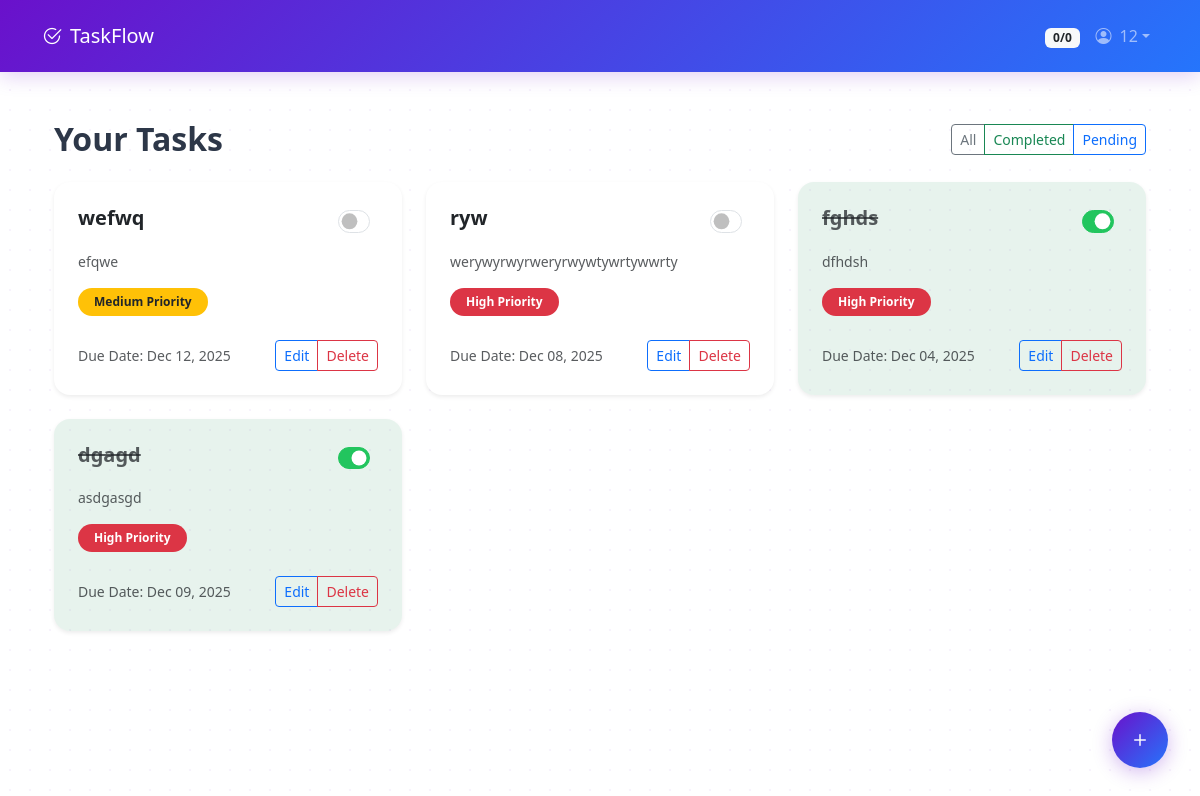
Screenshot of / (signed in) with the database file from the repository.
### tasks/models.py (models this page shows, shortened)
class Task(models.Model):
    PRIORITY_CHOICES = [
        ('low', '⭐ Low'),
        ('medium', '⭐⭐ Medium'),
        ('high', '⭐⭐⭐ High'),
    ]
    user = models.ForeignKey(User, on_delete=models.CASCADE)
    title = models.CharField(max_length=100)
    description = models.TextField(blank=True)
    due_date = models.DateField(null=True, blank=True)
    is_completed = models.BooleanField(default=False)
    priority = models.CharField(max_length=10, choices=PRIORITY_CHOICES, default='medium')
    created_at = models.DateTimeField(auto_now_add=True)

### tasks/views.py (the view)
# urls.py: path('', views.task_list, name='task_list'),
@login_required
def task_list(request):
    tasks = Task.objects.filter(user=request.user)
    filter_type = request.GET.get('filter')
    if filter_type == 'completed':
        tasks = tasks.filter(is_completed=True)
    elif filter_type == 'pending':
        tasks = tasks.filter(is_completed=False)
    tasks = tasks.order_by('is_completed', '-priority', 'due_date')
    return render(request, 'tasks/task_list.html', {'tasks': tasks})

### tasks/templates/tasks/task_list.html (shortened to what this page needs)
{% extends 'base.html' %}
{% block content %}
<div class="container py-4">
    <div class="row mb-4 align-items-center">
        <div class="col-md-6">
            <h2 class="mb-0 fw-bold">Your Tasks</h2>
        </div>
        <div class="col-md-6 text-md-end">
            <div class="btn-group" role="group">
                <a href="?filter=all" class="btn btn-sm btn-outline-secondary">All</a>
                <a href="?filter=completed" class="btn btn-sm btn-outline-success">Completed</a>
                <a href="?filter=pending" class="btn btn-sm btn-outline-primary">Pending</a>
            </div>
        </div>
    </div>
    <div class="row row-cols-1 row-cols-md-2 row-cols-lg-3 g-4">
        {% for task in tasks %}
        <div class="col">
            <div class="card h-100 border-0 shadow-sm rounded-4 overflow-hidden
                        {% if task.is_completed %}bg-success bg-opacity-10 border border-success{% endif %}">
                <div class="card-body p-4">
                    <div class="d-flex justify-content-between align-items-start mb-3">
                        <h5 class="card-title mb-0 fw-semibold {% if task.is_completed %}text-decoration-line-through text-muted{% endif %}">
                            {{ task.title }}
                        </h5>
                        <div class="form-check form-switch">
                            <input class="form-check-input" type="checkbox" {% if task.is_completed %}checked{% endif %}
                                   data-task-id="{{ task.id }}" id="toggle-{{ task.id }}">
                        </div>
                    </div>
                    {% if task.description %}
                    <p class="text-muted small mb-3">{{ task.description|truncatechars:80 }}</p>
                    {% endif %}
                    <div class="mb-3">
                        {% if task.priority|lower == 'high' %}
                            <span class="badge bg-danger text-white px-3 py-2 rounded-pill fw-bold">High Priority</span>
                        {% elif task.priority|lower == 'medium' %}
                            <span class="badge bg-warning text-dark px-3 py-2 rounded-pill fw-bold">Medium Priority</span>
                        {% else %}
                            <span class="badge bg-success text-white px-3 py-2 rounded-pill fw-bold">Low Priority</span>
                        {% endif %}
                    </div>
                    <div class="d-flex justify-content-between align-items-center mt-4">
                        <small class="text-muted">
                            Due Date: {{ task.due_date|date:"M d, Y"|default:"No deadline" }}
                        </small>
                        <div class="btn-group" role="group">
                            <a href="{% url 'task_edit' task.pk %}" class="btn btn-sm btn-outline-primary">Edit</a>
                            <button type="button" class="btn btn-sm btn-outline-danger" data-bs-toggle="modal" data-bs-target="#deleteModal{{ task.id }}">
                                Delete
                            </button>
                        </div>
                    </div>
                </div>
            </div>
        </div>
        {% endfor %}
    </div>
</div>
{% endblock %}

### tasks/templates/base.html (shortened to what this page needs)
<!DOCTYPE html>
<html lang="en">
<head>
    <link href="https://cdn.jsdelivr.net/npm/bootstrap@5.3.3/dist/css/bootstrap.min.css" rel="stylesheet">
    <link href="https://cdn.jsdelivr.net/npm/bootstrap-icons@1.11.3/font/bootstrap-icons.css" rel="stylesheet">
</head>
<body>
    <nav class="navbar navbar-expand-lg navbar-main navbar-dark fixed-top">
        <div class="container">
            <a class="navbar-brand" href="{% url 'task_list' %}">
                <i class="bi bi-check2-circle me-2"></i>TaskFlow
            </a>
            <div class="collapse navbar-collapse" id="mainNav">
                <ul class="navbar-nav ms-auto align-items-center">
                    <li class="nav-item me-2">
                        <span class="task-counter badge bg-light text-dark">
                            <span id="completedCount">0</span>/<span id="totalCount">0</span>
                        </span>
                    </li>
                    {% if user.is_authenticated %}
                        <li class="nav-item dropdown">
                            <a class="nav-link dropdown-toggle d-flex align-items-center" href="#" id="userMenu" data-bs-toggle="dropdown">
                                <i class="bi bi-person-circle me-2"></i>
                                <span class="d-none d-lg-inline">{{ user.username }}</span>
                            </a>
                        </li>
                    {% else %}
                        <li class="nav-item">
                            <a class="nav-link" href="{% url 'login' %}">Login</a>
                        </li>
                    {% endif %}
                </ul>
            </div>
        </div>
    </nav>
    <main class="container py-4">
        {% block content %}{% endblock %}
    </main>
    <a href="{% url 'task_create' %}" class="fab">
        <i class="bi bi-plus"></i>
    </a>
</body>
</html>

### tasks/templates/base.html (style rules this page uses)
:root { --primary-gradient: linear-gradient(135deg, #6a11cb 0%, #2575fc 100%); --primary-light: #e2d4f0; --text-dark: #2d3748; --text-light: #f8f9fa; --bg-light: #ffffff; --bg-dark: #121212; --success: #28a745; --warning: #ffc107; --danger: #dc3545; }
body { font-family: 'Segoe UI', system-ui, sans-serif; background-color: var(--bg-light); background-image: radial-gradient(rgba(106,17,203,0.05) 1px, transparent 1px); background-size: 20px 20px; color: var(--text-dark); padding-top: 72px; min-height: 100vh; transition: background-color .3s; }
.navbar-main { background: var(--primary-gradient); box-shadow: 0 4px 20px rgba(106,17,203,.2); height: 72px; }
.fab { position: fixed; bottom: 2rem; right: 2rem; width: 56px; height: 56px; border-radius: 50%; background: var(--primary-gradient); color: white; display: flex; align-items: center; justify-content: center; font-size: 24px; box-shadow: 0 4px 20px rgba(106,17,203,.3); transition: all .3s cubic-bezier(.34,1.56,.64,1); z-index: 1000; text-decoration: none; }

### tasks/templates/tasks/task_list.html (style rules this page uses)
.card { transition: all 0.3s ease; background: #ffffff; }
.form-check-input { width: 2.5em; height: 1.4em; border-radius: 1em; }
.form-check-input:checked { background-color: #22c55e; border-color: #22c55e; }

### rows the page displays
Task: title "wefwq", description "efqwe", priority "Medium Priority", due_date "Dec 12, 2025"
Task: title "ryw", description "werywyrwyrweryrwywtywrtywwrty", priority "High Priority", due_date "Dec 08, 2025"
Task: title "fghds", is_completed "☑", description "dfhdsh", priority "High Priority", due_date "Dec 04, 2025"
Task: title "dgagd", is_completed "☑", description "asdgasgd", priority "High Priority", due_date "Dec 09, 2025"

### other values shown
{{ user.username }} "12"
